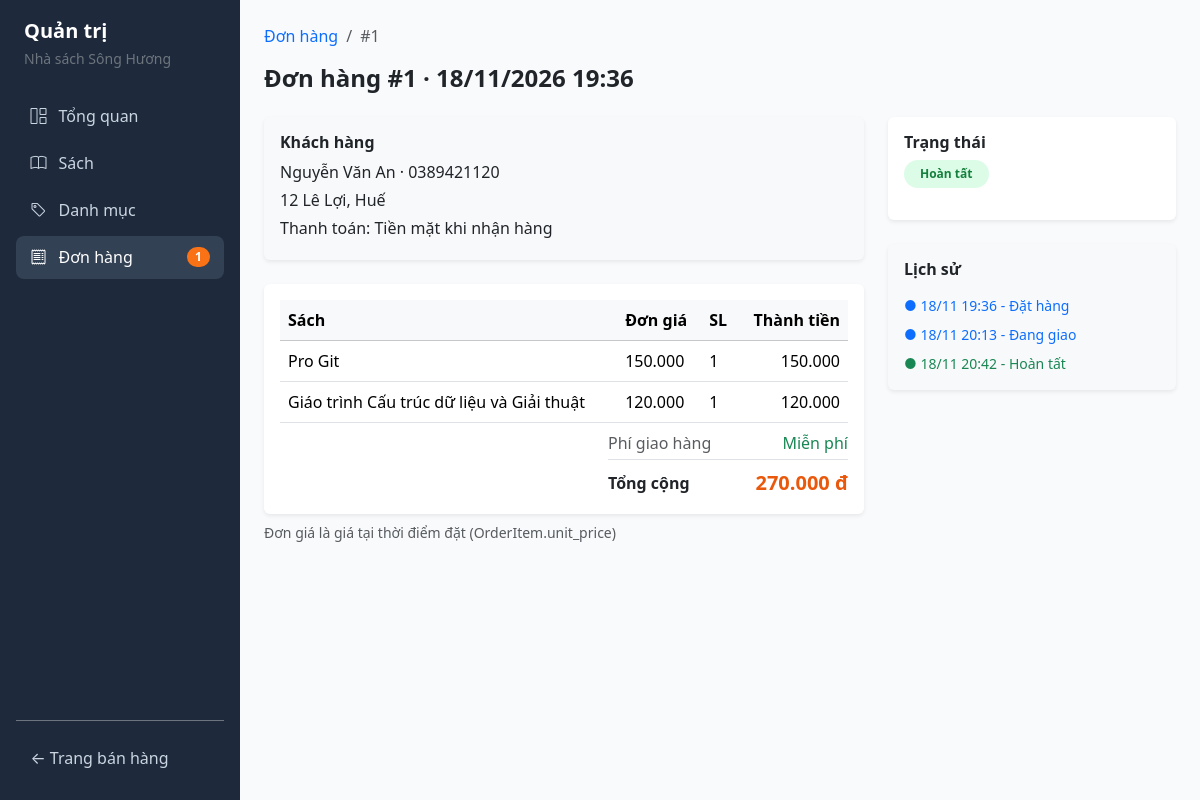
Screenshot of /admin/orders/1 with the database file from the repository.
### chuong_06/quanly_nhasach/models.py (models this page shows, shortened)
class Order(db.Model):
    __tablename__ = "orders"
    STATUS_PENDING = "Chờ xác nhận"
    STATUS_SHIPPING = "Đang giao"
    STATUS_COMPLETED = "Hoàn tất"
    STATUS_CANCELLED = "Đã huỷ"
    VALID_TRANSITIONS = {
        STATUS_PENDING: [STATUS_SHIPPING, STATUS_CANCELLED],
        STATUS_SHIPPING: [STATUS_COMPLETED, STATUS_CANCELLED],
        STATUS_COMPLETED: [],
        STATUS_CANCELLED: [],
    }
    id = db.Column(db.Integer, primary_key=True)
    customer_name = db.Column(db.String(120), nullable=False)
    customer_phone = db.Column(db.String(15), nullable=False)
    customer_email = db.Column(db.String(120), nullable=True)
    shipping_address = db.Column(db.Text, nullable=False)
    note = db.Column(db.Text, nullable=True)
    payment_method = db.Column(db.String(50), nullable=False, default="Tiền mặt khi nhận hàng")
    shipping_fee = db.Column(db.Integer, nullable=False, default=20000)
    total_amount = db.Column(db.Integer, nullable=False)
    status = db.Column(db.String(30), nullable=False, default=STATUS_PENDING)
    created_at = db.Column(db.DateTime, default=datetime.now, nullable=False)
    shipped_at = db.Column(db.DateTime, nullable=True)
    completed_at = db.Column(db.DateTime, nullable=True)
    cancelled_at = db.Column(db.DateTime, nullable=True)
    items = db.relationship(
        "OrderItem", back_populates="order", cascade="all, delete-orphan", lazy="select"
    )
    @property
    def is_final_status(self):
        return self.status in (self.STATUS_COMPLETED, self.STATUS_CANCELLED)

class OrderItem(db.Model):
    __tablename__ = "order_items"
    id = db.Column(db.Integer, primary_key=True)
    order_id = db.Column(db.Integer, db.ForeignKey("orders.id"), nullable=False)
    book_id = db.Column(db.Integer, db.ForeignKey("books.id"), nullable=False)
    quantity = db.Column(db.Integer, nullable=False)
    unit_price = db.Column(db.Integer, nullable=False)
    order = db.relationship("Order", back_populates="items")
    book = db.relationship("Book", back_populates="order_items")
    @property
    def line_total(self):
        return self.quantity * self.unit_price

class Book(db.Model):
    __tablename__ = "books"
    id = db.Column(db.Integer, primary_key=True)
    title = db.Column(db.String(200), nullable=False, unique=True)
    author = db.Column(db.String(150), nullable=False)
    publisher = db.Column(db.String(150), nullable=True)
    publish_year = db.Column(db.Integer, nullable=True)
    price = db.Column(db.Integer, nullable=False)
    stock = db.Column(db.Integer, nullable=False, default=0)
    description = db.Column(db.Text, nullable=True)
    cover_image = db.Column(db.String(255), nullable=True)
    created_at = db.Column(db.DateTime, default=datetime.now, nullable=False)
    category_id = db.Column(db.Integer, db.ForeignKey("categories.id"), nullable=False)
    category = db.relationship("Category", back_populates="books")
    order_items = db.relationship("OrderItem", back_populates="book", lazy="dynamic")

### chuong_06/quanly_nhasach/app.py (the view)
@app.route("/admin/orders/<int:order_id>")
def admin_order_detail(order_id):
    order = db.session.get(Order, order_id)
    if not order:
        abort(404)
    return render_template("admin/order_detail.html", order=order)

### chuong_06/quanly_nhasach/app.py (called while the page is built)
def get_raw_cart():
    cart = session.get("cart", {})
    if not isinstance(cart, dict):
        cart = {}
        session["cart"] = cart
    return cart

def get_cart_total_quantity():
    cart = get_raw_cart()
    return sum(int(qty) for qty in cart.values() if int(qty) > 0)

@app.template_filter("vnd")
def format_vnd(value):
    if value is None:
        return "0 đ"
    return f"{int(value):,}".replace(",", ".") + " đ"

@app.context_processor
def inject_global_counts():
    pending_count = (
        db.session.query(func.count(Order.id))
        .filter(Order.status == Order.STATUS_PENDING)
        .scalar()
        or 0
    )
    return {
        "cart_count": get_cart_total_quantity(),
        "pending_orders_count": pending_count,
    }

### chuong_06/quanly_nhasach/templates/admin/order_detail.html (shortened to what this page needs)
{% extends "admin/base_admin.html" %}  {% block content %}
<nav aria-label="breadcrumb" class="mb-2">
  <ol class="breadcrumb small">
    <li class="breadcrumb-item">
      <a href="{{ url_for('admin_orders') }}" class="text-decoration-none"
        >Đơn hàng</a
      >
    </li>
    <li class="breadcrumb-item active">#{{ order.id }}</li>
  </ol>
</nav>
<h4 class="fw-bold mb-4">
  Đơn hàng #{{ order.id }} · {{ order.created_at.strftime('%d/%m/%Y %H:%M') }}
</h4>
<div class="row g-4">
  <div class="col-lg-8">
    <div class="card border-0 shadow-sm p-3 mb-4 bg-light">
      <h6 class="fw-bold mb-2">Khách hàng</h6>
      <p class="mb-1">{{ order.customer_name }} · {{ order.customer_phone }}</p>
      <p class="mb-1">{{ order.shipping_address }}</p>
      <p class="mb-1">Thanh toán: {{ order.payment_method }}</p>
    </div>
    <div class="card border-0 shadow-sm p-3">
      <table class="table align-middle mb-2">
        <thead class="table-light">
          <tr>
            <th>Sách</th>
            <th>Đơn giá</th>
            <th>SL</th>
            <th class="text-end">Thành tiền</th>
          </tr>
        </thead>
        <tbody>
          {% for item in order.items %}
          <tr>
            <td>{{ item.book.title }}</td>
            <td>{{ "{:,}".format(item.unit_price).replace(",", ".") }}</td>
            <td>{{ item.quantity }}</td>
            <td class="text-end">
              {{ "{:,}".format(item.line_total).replace(",", ".") }}
            </td>
          </tr>
          {% endfor %}
        </tbody>
      </table>
      <div class="d-flex justify-content-end">
        <div style="width: 240px">
          <div class="d-flex justify-content-between mb-1">
            <span class="text-muted">Phí giao hàng</span>
            <span
              class="{% if order.shipping_fee == 0 %}text-success fw-medium{% endif %}"
            >
              {{ "Miễn phí" if order.shipping_fee == 0 else (order.shipping_fee
              | vnd) }}
            </span>
          </div>
          <div
            class="d-flex justify-content-between align-items-center pt-2 border-top"
          >
            <span class="fw-bold">Tổng cộng</span>
            <span class="price-text fs-5">{{ order.total_amount | vnd }}</span>
          </div>
        </div>
      </div>
    </div>
    <small class="text-muted d-block mt-2"
      >Đơn giá là giá tại thời điểm đặt (OrderItem.unit_price)</small
    >
  </div>
  <div class="col-lg-4">
    <div class="card border-0 shadow-sm p-3 mb-4">
      <h6 class="fw-bold mb-2">Trạng thái</h6>
      <div class="mb-3">
        <span
          class="badge rounded-pill px-3 py-2 {% if order.status == 'Chờ xác nhận' %}status-pending {% elif order.status == 'Đang giao' %}status-shipping {% elif order.status == 'Hoàn tất' %}status-completed {% else %}status-cancelled{% endif %}"
        >
          {{ order.status }}
        </span>
      </div>
    </div>
    <div class="card border-0 shadow-sm p-3 bg-light">
      <h6 class="fw-bold mb-3">Lịch sử</h6>
      <ul class="list-unstyled small mb-0">
        <li class="mb-2 text-primary fw-medium">
          ● {{ order.created_at.strftime('%d/%m %H:%M') }} - Đặt hàng
        </li>
        {% if order.status == 'Đã huỷ' %} {% if order.shipped_at %}
        <li class="mb-2 text-primary">
          ● {{ order.shipped_at.strftime('%d/%m %H:%M') }} - Đang giao
        </li>
        {% endif %}
        <li class="text-danger fw-medium">
          ● {{ order.cancelled_at.strftime('%d/%m %H:%M') if order.cancelled_at
          else '' }} - Đã huỷ
        </li>
        {% else %}
        <li
          class="mb-2 {% if order.shipped_at %}text-primary fw-medium{% else %}text-muted{% endif %}"
        >
          ● {% if order.shipped_at %}{{ order.shipped_at.strftime('%d/%m %H:%M')
          }} - {% endif %}Đang giao
        </li>
        <li
          class="{% if order.completed_at %}text-success fw-medium{% else %}text-muted{% endif %}"
        >
          ● {% if order.completed_at %}{{ order.completed_at.strftime('%d/%m
          %H:%M') }} - {% endif %}Hoàn tất
        </li>
        {% endif %}
      </ul>
    </div>
  </div>
</div>
{% endblock %}

### chuong_06/quanly_nhasach/templates/admin/base_admin.html (style rules this page uses)
body { background-color: #f8fafc; }
.price-text { color: #ea580c; font-weight: 700; }
.status-completed { background-color: #dcfce7; color: #15803d; }

### rows the page displays
Order: id "1", created_at "18/11/2026 19:36", customer_name "Nguyễn Văn An", customer_phone "0389421120", shipping_address "12 Lê Lợi, Huế", payment_method "Tiền mặt khi nhận hàng", shipping_fee "Miễn phí", total_amount|vnd "270.000 đ", status "Hoàn tất", created_at "18/11 19:36", shipped_at "18/11 20:13", completed_at "18/11 20:42"
OrderItem: book "Pro Git", unit_price "150.000", quantity "1", quantity+unit_price "150.000"
OrderItem: book "Giáo trình Cấu trúc dữ liệu và Giải thuật", unit_price "120.000", quantity "1", quantity+unit_price "120.000"

### other values shown
{{ pending_orders_count }} "1"
